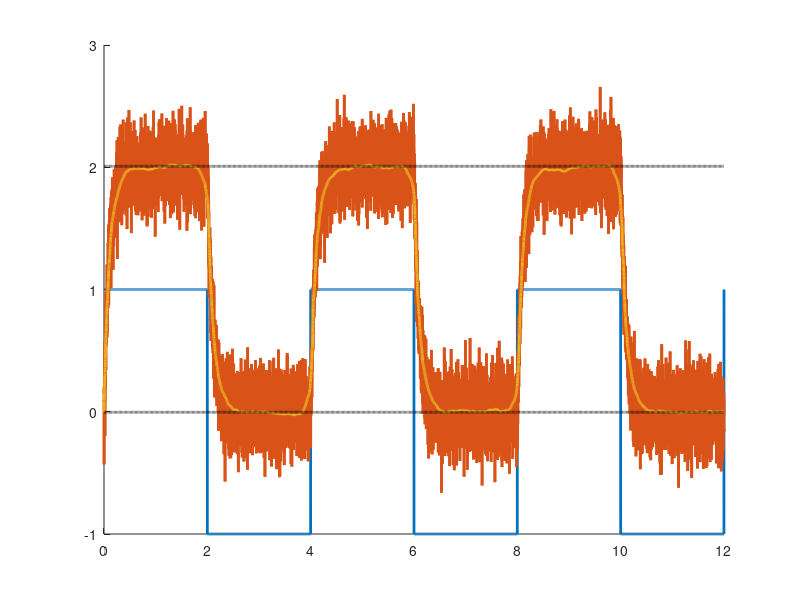

Source code (MATLAB):
close all;
clc;

t = 0:1e-3:12;
T = 4;
tau = T/40;

s = square(2*pi*t/T);
x = ((1 - exp(-(t-T/2*floor(2*t/T))/tau)) .* (s + 1) - exp(-(t-T/2*floor(2*t/T))/tau) .* (s - 1));
n = wgn(1, numel(t), -15);
y = x + n;
yf = medfilt1(y, 100*T);
yu = yf(yf > prctile(yf,90));
yd = yf(yf < prctile(yf,10));
Au = mode(yu);
Ad = mode(yd);

figure; hold on;
plot(t, s, 'LineWidth', 2);
plot(t, y, 'LineWidth', 2);
plot(t, yf, 'LineWidth', 2);
plot(t, Au*ones(1,numel(t)), 'k--', 'LineWidth', 2);
plot(t, Ad*ones(1,numel(t)), 'k--', 'LineWidth', 2);